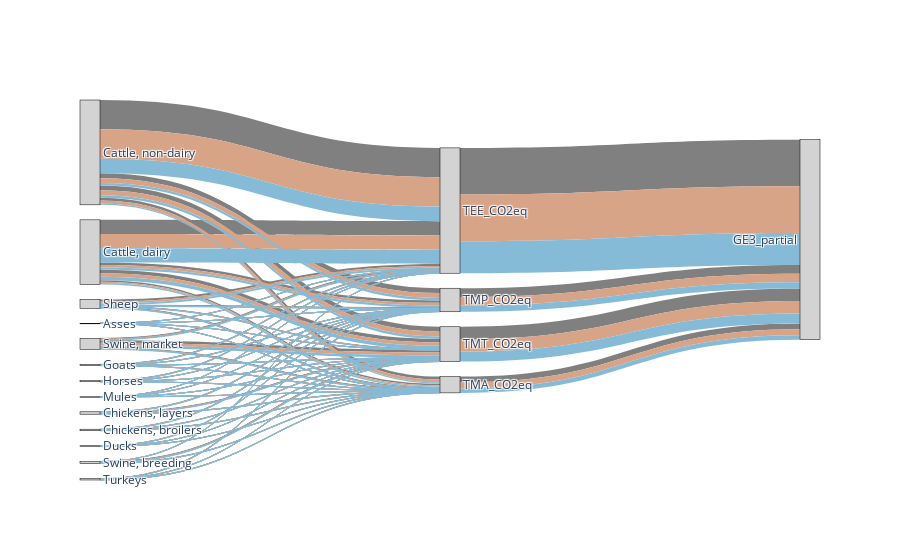

This figure's notebook cell:
### Code cell
sankeyplot(df, 'Item', 'Variable')

### Figure 1 — Plotly figure (JSON) as saved in the notebook; plotly's stock layout.template omitted (floating-point values rounded to 4 significant figures; data arrays with more than 128 entries replaced by an {"elided": "..."} marker saying what was removed)
{"data": [{"link": {"color": {"elided": "150 str values"}, "source": {"elided": "150 int values"}, "target": {"elided": "150 int values"}, "value": {"elided": "150 float values"}}, "node": {"color": "lightgrey", "label": ["Asses", "Cattle, dairy", "Cattle, non-dairy", "Chickens, broilers", "Chickens, layers", "Ducks", "GE3_partial", "Goats", "Horses", "Mules", "Sheep", "Swine, breeding", "Swine, market", "TEE_CO2eq", "TMA_CO2eq", "TMP_CO2eq", "TMT_CO2eq", "Turkeys"], "line": {"color": "black", "width": 0.5}, "pad": 15, "thickness": 20}, "type": "sankey", "valueformat": ".00f", "valuesuffix": " Gg(CO2eq)"}], "layout": {}}
